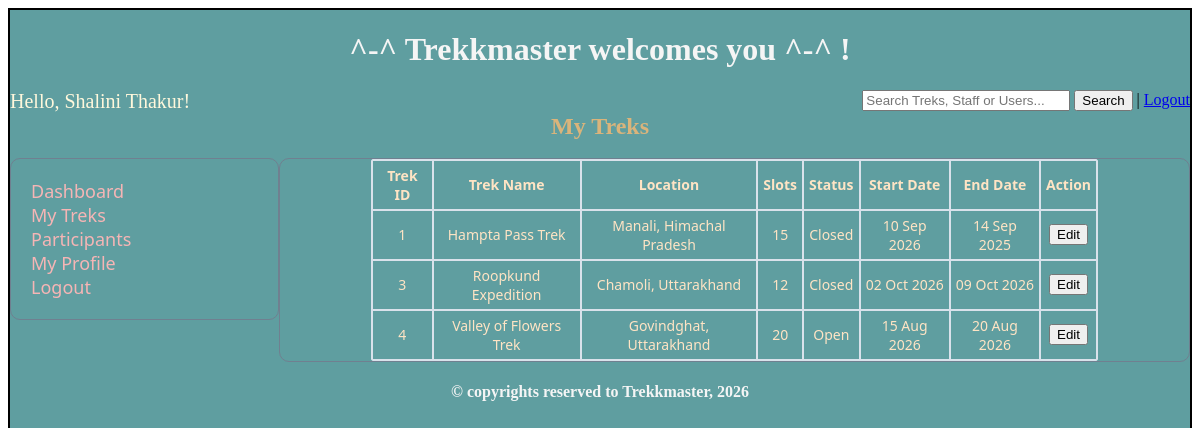
Page /staff_manage_treks (signed in) on the earlier database version.
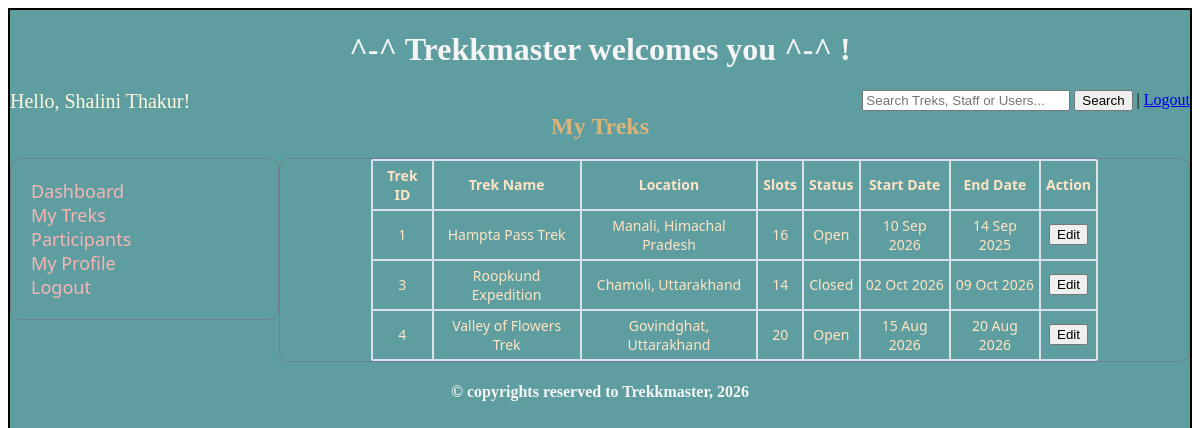
Same page on the later database version.
### models.py (models this page shows)
class Trek(db.Model):
    __tablename__='trek'
    trek_id = db.Column(db.Integer, primary_key=True, autoincrement=True)
    trek_name = db.Column(db.String, unique = True, nullable = False)
    location = db.Column(db.String, nullable = False)
    difficulty = db.Column(db.Integer, nullable=False, default=0)  #0-easy, 1-moderate, 2- hard
    staff_assigned = db.Column(db.Integer, db.ForeignKey('staff.staff_id'), nullable = False)
    status = db.Column(db.Integer, nullable=False, default=0)  #0-open, 1-closed, 2- completed
    duration = db.Column(db.Integer, nullable = False)
    description = db.Column(db.String, nullable = False)
    av_slots = db.Column(db.Integer, nullable = False)
    st_date = db.Column(db.Date, nullable = False)
    en_date = db.Column(db.Date, nullable = False)
    bookings = db.relationship("Bookings", cascade="all, delete", backref="trek")

### controller.py (the view, shortened to what this page needs)
@app.route('/staff_manage_treks', methods=['GET', 'POST'])
def staff_manage_treks():
    staff = get_current_staff()
    if not staff:
        return redirect(url_for('staff_signin'))
    treks = Trek.query.filter_by(assigned_staff=staff).all()
    trek_ids = [t.trek_id for t in treks]
    bookings = Bookings.query.filter(Bookings.trek_id.in_(trek_ids)).all() if trek_ids else []
    participant_count = len(bookings)
    return render_template('staff_manage_treks.html', treks=treks, bookings=bookings, participant_count=participant_count, staff=staff)

### controller.py (called while the page is built)
def get_current_staff():
    user_id = session.get('user_id')
    if not user_id:
        return None
    return Staff.query.filter_by(user_id=user_id).first()

### templates/staff_manage_treks.html (shortened to what this page needs)
<!DOCTYPE html>
<html lang="en">
<head>
    <link rel="stylesheet" href="/static/main.css">
</head>
<body>
    <div class="container">
        <div class="center">
            <h1>^-^ Trekkmaster welcomes you ^-^ !</h1>
        </div>
        <div style="display: flex; justify-content: space-between;">
            <span style="text-align: left; color: cornsilk; font-size: 20px;">Hello, {{ staff.full_name }}!</span>
            <span style="text-align: right;">
                <form action="{{ url_for('search') }}" method="GET">
                    <input type="text" name="q" placeholder="Search Treks, Staff or Users..." style="width: 200px">
                    <input type="submit" value="Search"> | <a href="{{ url_for('admin_signin') }}">Logout</a>
                </form>
            </span>
        </div>
        <h2 class="heading">My Treks</h2>
        <br>
        <div style="display: flex;">
            <div class="sidebar">
                <a href="{{ url_for('staff_dash') }}" class="normal-text-link">Dashboard</a><br>
                <a href="{{ url_for('staff_manage_treks') }}" class="normal-text-link">My Treks</a><br>
                <a href="{{ url_for('staff_participants') }}" class="normal-text-link">Participants</a><br>
                <a href="{{ url_for('staff_profile') }}" class="normal-text-link">My Profile</a><br>
                <a href="{{ url_for('staff_signin') }}" class="normal-text-link">Logout</a>
            </div>
            <div class="dash_style">
                <table class="table">
                    <tr>
                        <th>Trek ID</th>
                        <th>Trek Name</th>
                        <th>Location</th>
                        <th>Slots</th>
                        <th>Status</th>
                        <th>Start Date</th>
                        <th>End Date</th>
                        <th>Action</th>
                    </tr>
                    {% for trek in treks %}
                    <tr>
                        <td>{{ (trek.trek_id) }}</td>
                        <td>{{ trek.trek_name }}</td>
                        <td>{{ trek.location }}</td>
                        <td>{{ trek.av_slots }}</td>
                        <td>{{ 'Open' if trek.status == 1 else 'Closed' }}</td>
                        <td>{{ trek.st_date.strftime('%d %b %Y') if trek.st_date else 'N/A' }}</td>
                        <td>{{ trek.en_date.strftime('%d %b %Y') if trek.en_date else 'N/A' }}</td>
                        <td>
                            <a href="{{ url_for('staff_edit_trek', trek_id=trek.trek_id) }}"><button type="button">Edit</button></a></td>
                    </tr>
                    {% else %}
                    <tr>
                        <td colspan="8">No assigned treks found.</td>
                    </tr>
                    {% endfor %}
                </table>
            </div>
        </div>
        <div class="center">
            <h4>&copy; copyrights reserved to Trekkmaster, 2026</h4>
        </div>
    </div>
</body>
</html>

Differences in the rows shown:
changed Trek "Hampta Pass Trek": av_slots "15" → "16"; status "Closed" → "Open"
changed Trek "Roopkund Expedition": av_slots "12" → "14"
